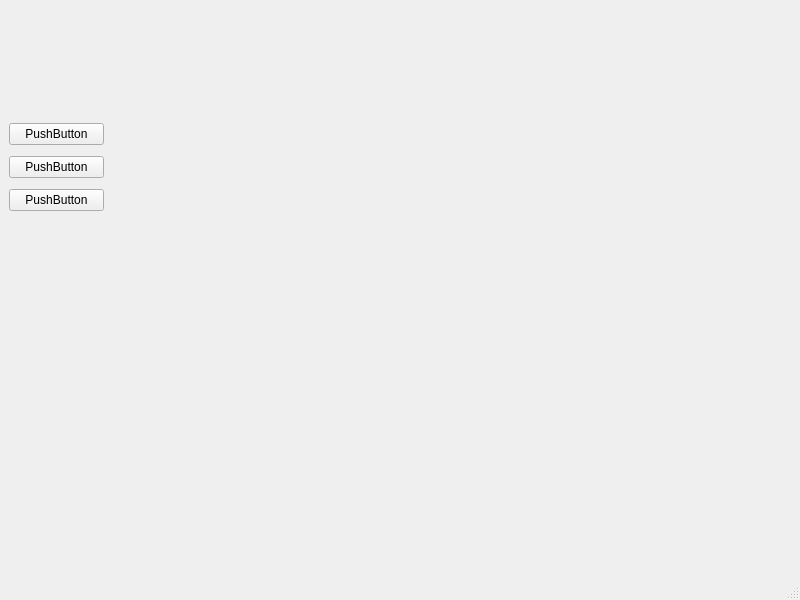
<?xml version="1.0" encoding="UTF-8"?>
<ui version="4.0">
 <class>MainWindow</class>
 <widget class="QMainWindow" name="MainWindow">
  <property name="geometry">
   <rect>
    <x>0</x>
    <y>0</y>
    <width>800</width>
    <height>600</height>
   </rect>
  </property>
  <property name="windowTitle">
   <string>MainWindow</string>
  </property>
  <widget class="QWidget" name="centralwidget">
   <widget class="QLabel" name="label">
    <property name="geometry">
     <rect>
      <x>270</x>
      <y>130</y>
      <width>231</width>
      <height>161</height>
     </rect>
    </property>
    <property name="text">
     <string/>
    </property>
    <property name="pixmap">
     <pixmap>../../../lidar2.png</pixmap>
    </property>
    <property name="scaledContents">
     <bool>true</bool>
    </property>
   </widget>
   <widget class="QWidget" name="">
    <property name="geometry">
     <rect>
      <x>9</x>
      <y>118</y>
      <width>95</width>
      <height>98</height>
     </rect>
    </property>
    <layout class="QVBoxLayout" name="verticalLayout">
     <item>
      <widget class="QPushButton" name="pushButton">
       <property name="text">
        <string>PushButton</string>
       </property>
      </widget>
     </item>
     <item>
      <widget class="QPushButton" name="pushButton_2">
       <property name="text">
        <string>PushButton</string>
       </property>
      </widget>
     </item>
     <item>
      <widget class="QPushButton" name="pushButton_3">
       <property name="text">
        <string>PushButton</string>
       </property>
      </widget>
     </item>
    </layout>
   </widget>
  </widget>
  <widget class="QMenuBar" name="menubar">
   <property name="geometry">
    <rect>
     <x>0</x>
     <y>0</y>
     <width>800</width>
     <height>26</height>
    </rect>
   </property>
  </widget>
  <widget class="QStatusBar" name="statusbar"/>
 </widget>
 <resources/>
 <connections/>
</ui>
